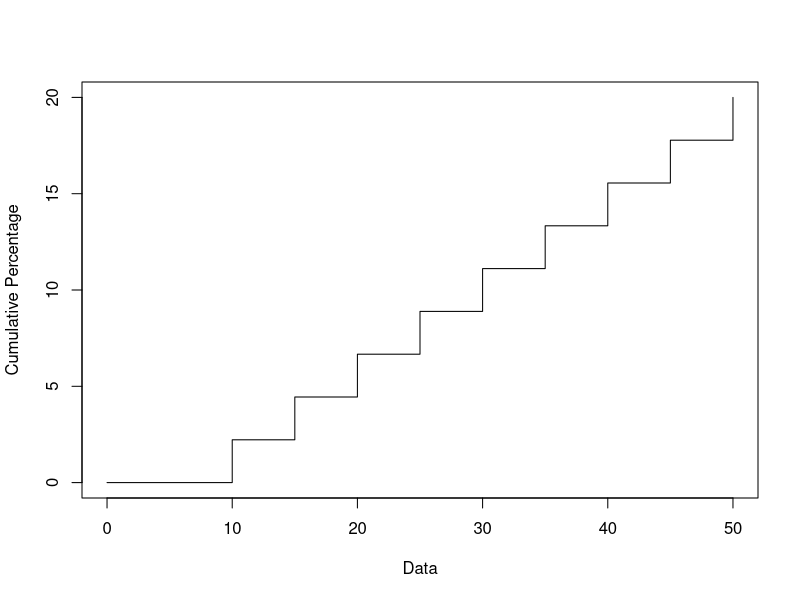

Generate this figure with R:
data <- c(10, 15, 20, 25, 30, 35, 40, 45, 50)
cumulative_freq <- cumsum(table(data))
cumulative_perc <- cumulative_freq / sum(cumulative_freq) * 100
plot(c(0, data), c(0, cumulative_perc), type = "s", xlab = "Data", ylab = "Cumulative Percentage")